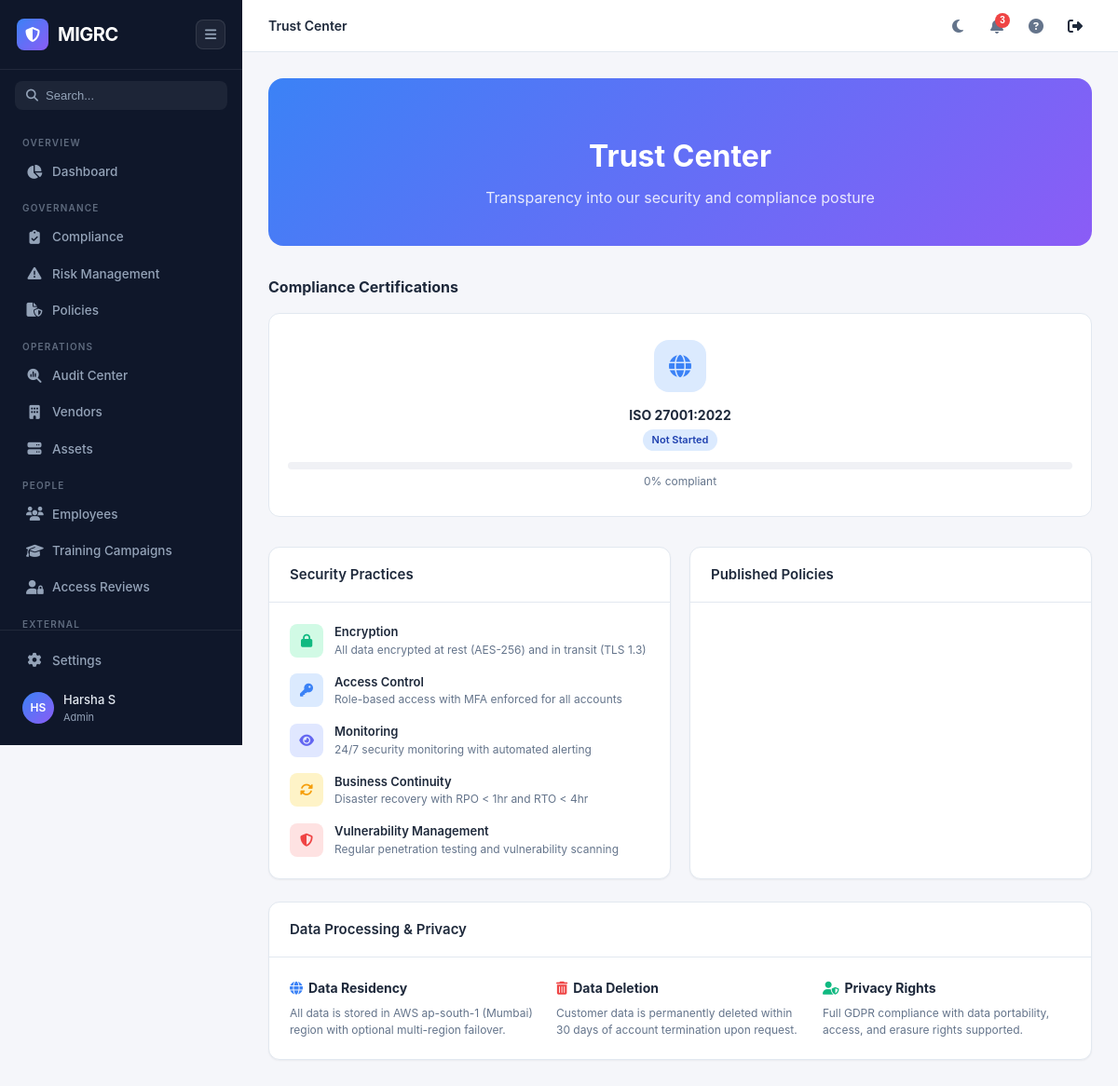
/trust-center (signed in), run on the app's committed database.
### app/models.py (models this page shows, shortened)
class User(UserMixin, db.Model):
    __tablename__ = 'users'
    id = db.Column(db.Integer, primary_key=True)
    email = db.Column(db.String(120), unique=True, nullable=False, index=True)
    password_hash = db.Column(db.String(256), nullable=False)
    name = db.Column(db.String(100), nullable=False)
    role = db.Column(db.String(30), nullable=False, default='Viewer')
    is_active_user = db.Column(db.Boolean, default=True)
    created_at = db.Column(db.DateTime, default=datetime.utcnow)
    last_login = db.Column(db.DateTime)
    @property
    def is_active(self):
        return self.is_active_user

class Framework(db.Model):
    __tablename__ = 'frameworks'
    id = db.Column(db.Integer, primary_key=True)
    name = db.Column(db.String(100), nullable=False)
    description = db.Column(db.Text)
    category = db.Column(db.String(50))
    icon = db.Column(db.String(50), default='globe')
    status = db.Column(db.String(30), default='In Progress')
    owner = db.Column(db.String(100))
    target_date = db.Column(db.Date)
    controls_detail = db.Column(db.String(200))
    created_at = db.Column(db.DateTime, default=datetime.utcnow)
    updated_at = db.Column(db.DateTime, default=datetime.utcnow, onupdate=datetime.utcnow)
    controls = db.relationship('Control', backref='framework', lazy='dynamic', cascade='all, delete-orphan')
    @property
    def total_controls(self):
        return self.controls.count()
    @property
    def passing(self):
        return self.controls.filter_by(status='Passing').count()
    @property
    def failing(self):
        return self.controls.filter_by(status='Failing').count()
    @property
    def not_applicable(self):
        return self.controls.filter_by(status='Not Applicable').count()
    @property
    def not_assessed(self):
        return self.controls.filter_by(status='Not Assessed').count()
    @property
    def compliance_score(self):
        applicable = self.total_controls - self.not_applicable
        if applicable == 0:
            return 0.0
        return round((self.passing / applicable) * 100, 1)
    def to_dict(self):
        return {
            'id': self.id,
            'name': self.name,
            'description': self.description,
            'category': self.category,
            'icon': self.icon,
            'total_controls': self.total_controls,
            'controls_detail': self.controls_detail,
            'passing': self.passing,
            'failing': self.failing,
            'not_applicable': self.not_applicable,
            'not_assessed': self.not_assessed,
            'compliance_score': self.compliance_score,
            'status': self.status,
        }

### app/routes/main.py (the view)
@main_bp.route('/trust-center')
@login_required
def trust_center():
    published_policies = Policy.query.filter_by(status='Published').all()
    active_frameworks = Framework.query.all()
    return render_template('trust_center.html', page='trust_center',
        policies=published_policies, frameworks=[fw.to_dict() for fw in active_frameworks])

### templates/trust_center.html (shortened to what this page needs)
{% extends "base.html" %}
{% block breadcrumb %}<span>Trust Center</span>{% endblock %}
{% block content %}
<div class="trust-hero">
    <h1>Trust Center</h1>
    <p>Transparency into our security and compliance posture</p>
</div>
<h3 style="margin-bottom:16px;font-size:16px;">Compliance Certifications</h3>
<div class="trust-badge-grid">
    {% for fw in frameworks %}
    <div class="trust-badge-card">
        <div class="trust-badge-icon stat-icon {% if fw.category == 'Security' %}blue{% elif fw.category == 'Privacy' %}purple{% elif fw.category == 'Healthcare' %}green{% else %}orange{% endif %}">
            <i class="fas fa-{{ fw.icon }}"></i>
        </div>
        <h4 style="font-size:14px;margin-bottom:4px;">{{ fw.name }}</h4>
        <span class="badge {% if fw.status == 'Active' %}badge-success{% else %}badge-primary{% endif %}">{{ fw.status }}</span>
        <div style="margin-top:12px;">
            <div class="progress-bar">
            </div>
            <div class="text-sm text-muted" style="margin-top:4px;">{{ (fw.passing / fw.total_controls * 100)|round|int }}% compliant</div>
        </div>
    </div>
    {% endfor %}
</div>
<div class="grid-2">
    <div class="card">
        <div class="card-header">
            <h3>Security Practices</h3>
        </div>
        <div class="card-body">
            <div style="display:flex;flex-direction:column;gap:16px;">
                <div class="flex-center gap-12">
                    <div class="stat-icon green" style="width:36px;height:36px;font-size:14px;flex-shrink:0;"><i class="fas fa-lock"></i></div>
                    <div>
                        <div class="font-semibold" style="font-size:13px;">Encryption</div>
                        <div class="text-sm text-muted">All data encrypted at rest (AES-256) and in transit (TLS 1.3)</div>
                    </div>
                </div>
                <div class="flex-center gap-12">
                    <div class="stat-icon blue" style="width:36px;height:36px;font-size:14px;flex-shrink:0;"><i class="fas fa-key"></i></div>
                    <div>
                        <div class="font-semibold" style="font-size:13px;">Access Control</div>
                        <div class="text-sm text-muted">Role-based access with MFA enforced for all accounts</div>
                    </div>
                </div>
                <div class="flex-center gap-12">
                    <div class="stat-icon purple" style="width:36px;height:36px;font-size:14px;flex-shrink:0;"><i class="fas fa-eye"></i></div>
                    <div>
                        <div class="font-semibold" style="font-size:13px;">Monitoring</div>
                        <div class="text-sm text-muted">24/7 security monitoring with automated alerting</div>
                    </div>
                </div>
                <div class="flex-center gap-12">
                    <div class="stat-icon orange" style="width:36px;height:36px;font-size:14px;flex-shrink:0;"><i class="fas fa-rotate"></i></div>
                    <div>
                        <div class="font-semibold" style="font-size:13px;">Business Continuity</div>
                        <div class="text-sm text-muted">Disaster recovery with RPO &lt; 1hr and RTO &lt; 4hr</div>
                    </div>
                </div>
                <div class="flex-center gap-12">
                    <div class="stat-icon red" style="width:36px;height:36px;font-size:14px;flex-shrink:0;"><i class="fas fa-shield-halved"></i></div>
                    <div>
                        <div class="font-semibold" style="font-size:13px;">Vulnerability Management</div>
                        <div class="text-sm text-muted">Regular penetration testing and vulnerability scanning</div>
                    </div>
                </div>
            </div>
        </div>
    </div>
    <div class="card">
        <div class="card-header">
            <h3>Published Policies</h3>
        </div>
        <div class="card-body">
        </div>
    </div>
</div>
<div class="card" style="margin-top:20px;">
    <div class="card-header">
        <h3>Data Processing & Privacy</h3>
    </div>
    <div class="card-body">
        <div style="display:grid;grid-template-columns:repeat(auto-fit,minmax(250px,1fr));gap:20px;">
            <div>
                <h4 style="font-size:14px;margin-bottom:8px;"><i class="fas fa-globe" style="color:var(--accent-primary);margin-right:6px;"></i>Data Residency</h4>
                <p class="text-sm text-muted">All data is stored in AWS ap-south-1 (Mumbai) region with optional multi-region failover.</p>
            </div>
            <div>
                <h4 style="font-size:14px;margin-bottom:8px;"><i class="fas fa-trash-can" style="color:var(--accent-danger);margin-right:6px;"></i>Data Deletion</h4>
                <p class="text-sm text-muted">Customer data is permanently deleted within 30 days of account termination upon request.</p>
            </div>
            <div>
                <h4 style="font-size:14px;margin-bottom:8px;"><i class="fas fa-user-shield" style="color:var(--accent-success);margin-right:6px;"></i>Privacy Rights</h4>
                <p class="text-sm text-muted">Full GDPR compliance with data portability, access, and erasure rights supported.</p>
            </div>
        </div>
    </div>
</div>
{% endblock %}

### templates/base.html (shortened to what this page needs)
<!DOCTYPE html>
<html lang="en" data-theme="light">
<head>
    <link rel="stylesheet" href="{{ url_for('static', filename='css/style.css') }}">
    <link rel="stylesheet" href="https://cdnjs.cloudflare.com/ajax/libs/font-awesome/6.5.1/css/all.min.css">
</head>
<body>
    <aside class="sidebar" id="sidebar">
        <div class="sidebar-header">
            <div class="logo">
                <div class="logo-icon"><i class="fas fa-shield-halved"></i></div>
                <span class="logo-text">MIGRC</span>
            </div>
            <button class="sidebar-toggle" id="sidebarToggle">
                <i class="fas fa-bars"></i>
            </button>
        </div>
        <div class="sidebar-search">
            <div class="search-box">
                <i class="fas fa-search"></i>
                <input type="text" placeholder="Search..." id="sidebarSearch">
            </div>
        </div>
        <nav class="sidebar-nav">
            <div class="nav-section">
                <span class="nav-section-title">Overview</span>
                <a href="/" class="nav-item {% if page == 'dashboard' %}active{% endif %}">
                    <i class="fas fa-chart-pie"></i>
                    <span>Dashboard</span>
                </a>
            </div>
            <div class="nav-section">
                <span class="nav-section-title">Governance</span>
                <a href="/compliance" class="nav-item {% if page == 'compliance' %}active{% endif %}">
                    <i class="fas fa-clipboard-check"></i>
                    <span>Compliance</span>
                </a>
                <a href="/risks" class="nav-item {% if page == 'risks' %}active{% endif %}">
                    <i class="fas fa-exclamation-triangle"></i>
                    <span>Risk Management</span>
                </a>
                <a href="/policies" class="nav-item {% if page == 'policies' %}active{% endif %}">
                    <i class="fas fa-file-shield"></i>
                    <span>Policies</span>
                </a>
            </div>
            <div class="nav-section">
                <span class="nav-section-title">Operations</span>
                <a href="/audits" class="nav-item {% if page == 'audits' %}active{% endif %}">
                    <i class="fas fa-magnifying-glass-chart"></i>
                    <span>Audit Center</span>
                </a>
                <a href="/vendors" class="nav-item {% if page == 'vendors' %}active{% endif %}">
                    <i class="fas fa-building"></i>
                    <span>Vendors</span>
                </a>
                <a href="/assets" class="nav-item {% if page == 'assets' %}active{% endif %}">
                    <i class="fas fa-server"></i>
                    <span>Assets</span>
                </a>
            </div>
            <div class="nav-section">
                <span class="nav-section-title">People</span>
                <a href="/people/employees" class="nav-item {% if page == 'employees' %}active{% endif %}">
                    <i class="fas fa-users"></i>
                    <span>Employees</span>
                </a>
                <a href="/people/training-campaigns" class="nav-item {% if page == 'training_campaigns' %}active{% endif %}">
                    <i class="fas fa-graduation-cap"></i>
                    <span>Training Campaigns</span>
                </a>
                <a href="/people/access-reviews" class="nav-item {% if page == 'access_reviews' %}active{% endif %}">
                    <i class="fas fa-user-lock"></i>
                    <span>Access Reviews</span>
                </a>
            </div>
            <div class="nav-section">
                <span class="nav-section-title">External</span>
            </div>
        </nav>
        <div class="sidebar-footer">
            <a href="/settings" class="nav-item {% if page == 'settings' %}active{% endif %}">
                <i class="fas fa-gear"></i>
                <span>Settings</span>
            </a>
            <div class="user-profile">
                <div class="avatar">{{ current_user.name.split()[0][0] }}{{ current_user.name.split()[-1][0] if ' ' in current_user.name else '' }}</div>
                <div class="user-info">
                    <span class="user-name">{{ current_user.name }}</span>
                    <span class="user-role">{{ current_user.role }}</span>
                </div>
            </div>
        </div>
    </aside>
    <main class="main-content" id="mainContent">
        <header class="topbar">
            <div class="topbar-left">
                <div class="breadcrumb">
                    {% block breadcrumb %}{% endblock %}
                </div>
            </div>
            <div class="topbar-right">
                <button class="topbar-btn" id="themeToggle" title="Toggle theme">
                    <i class="fas fa-moon"></i>
                </button>
                <button class="topbar-btn" title="Notifications">
                    <span class="notification-badge">3</span>
                </button>
                <button class="topbar-btn" title="Help">
                    <i class="fas fa-question-circle"></i>
                </button>
                <a href="/logout" class="topbar-btn" title="Logout" style="text-decoration:none;color:inherit;">
                    <i class="fas fa-right-from-bracket"></i>
                </a>
            </div>
        </header>
        <div class="page-content">
            {% block content %}{% endblock %}
        </div>
    </main>
</body>
</html>

### data on the page
User: name "H", name "S", name "Harsha S", role "Admin"
Framework: name "ISO 27001:2022", status "Not Started", passing "0"
